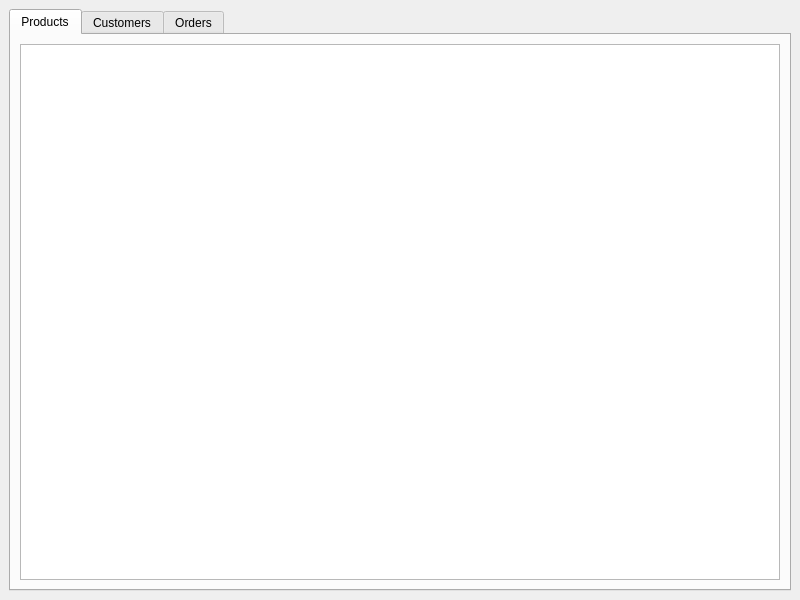
<?xml version="1.0" encoding="UTF-8"?>
<ui version="4.0">
 <class>MainWindow</class>
 <widget class="QMainWindow" name="MainWindow">
  <property name="geometry">
   <rect>
    <x>0</x>
    <y>0</y>
    <width>800</width>
    <height>600</height>
   </rect>
  </property>
  <property name="windowTitle">
   <string>MySQL-Example</string>
  </property>
  <widget class="QWidget" name="centralwidget">
   <layout class="QGridLayout" name="gridLayout">
    <item row="0" column="0">
     <widget class="QTabWidget" name="tabWidget">
      <property name="currentIndex">
       <number>0</number>
      </property>
      <widget class="QWidget" name="tab">
       <attribute name="title">
        <string>Products</string>
       </attribute>
       <layout class="QGridLayout" name="gridLayout_2">
        <item row="0" column="0">
         <widget class="QTableView" name="productsTableView"/>
        </item>
       </layout>
      </widget>
      <widget class="QWidget" name="tab_2">
       <attribute name="title">
        <string>Customers</string>
       </attribute>
       <layout class="QGridLayout" name="gridLayout_3">
        <item row="0" column="0">
         <widget class="QTableView" name="customersTableView"/>
        </item>
       </layout>
      </widget>
      <widget class="QWidget" name="tab_3">
       <attribute name="title">
        <string>Orders</string>
       </attribute>
       <layout class="QGridLayout" name="gridLayout_4">
        <item row="0" column="0">
         <widget class="QTableView" name="ordersTableView"/>
        </item>
       </layout>
      </widget>
     </widget>
    </item>
   </layout>
  </widget>
 </widget>
 <resources/>
 <connections/>
</ui>
